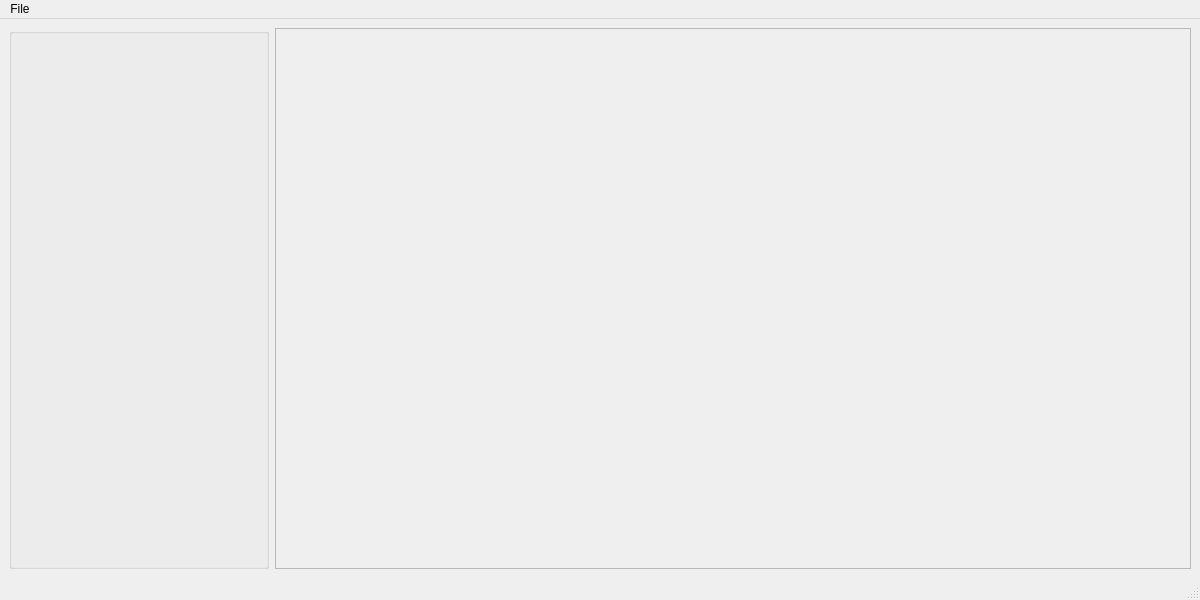
<?xml version="1.0" encoding="UTF-8"?>
<ui version="4.0">
 <class>MainWindow</class>
 <widget class="QMainWindow" name="MainWindow">
  <property name="geometry">
   <rect>
    <x>0</x>
    <y>0</y>
    <width>1200</width>
    <height>600</height>
   </rect>
  </property>
  <property name="windowTitle">
   <string>MainWindow</string>
  </property>
  <widget class="QWidget" name="centralwidget">
   <layout class="QHBoxLayout" name="horizontalLayout">
    <item>
     <widget class="QGroupBox" name="gb_ImagePicker">
      <property name="maximumSize">
       <size>
        <width>260</width>
        <height>16777215</height>
       </size>
      </property>
      <property name="acceptDrops">
       <bool>true</bool>
      </property>
      <property name="title">
       <string/>
      </property>
     </widget>
    </item>
    <item>
     <widget class="QLabel" name="lb_ImageDisplay">
      <property name="frameShape">
       <enum>QFrame::Shape::StyledPanel</enum>
      </property>
      <property name="text">
       <string/>
      </property>
     </widget>
    </item>
   </layout>
  </widget>
  <widget class="QMenuBar" name="mb_main">
   <property name="geometry">
    <rect>
     <x>0</x>
     <y>0</y>
     <width>1200</width>
     <height>33</height>
    </rect>
   </property>
   <widget class="QMenu" name="mn_File">
    <property name="title">
     <string>File</string>
    </property>
    <addaction name="act_AddImage"/>
    <addaction name="separator"/>
    <addaction name="act_Close"/>
   </widget>
   <addaction name="mn_File"/>
  </widget>
  <widget class="QStatusBar" name="sb_MainWindow"/>
  <action name="act_AddImage">
   <property name="text">
    <string>Add Images</string>
   </property>
  </action>
  <action name="act_Close">
   <property name="text">
    <string>Close</string>
   </property>
  </action>
 </widget>
 <resources/>
 <connections/>
</ui>
